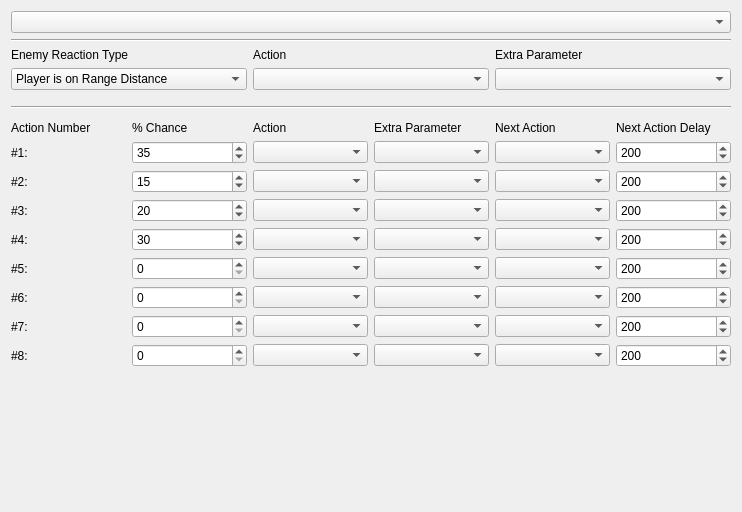
<?xml version="1.0" encoding="UTF-8"?>
<ui version="4.0">
 <class>artificial_inteligence_tab</class>
 <widget class="QWidget" name="artificial_inteligence_tab">
  <property name="geometry">
   <rect>
    <x>0</x>
    <y>0</y>
    <width>742</width>
    <height>512</height>
   </rect>
  </property>
  <property name="windowTitle">
   <string>Form</string>
  </property>
  <layout class="QGridLayout" name="gridLayout">
   <item row="3" column="1">
    <widget class="Line" name="line">
     <property name="orientation">
      <enum>Qt::Horizontal</enum>
     </property>
    </widget>
   </item>
   <item row="0" column="1">
    <widget class="QComboBox" name="ai_selector"/>
   </item>
   <item row="1" column="1">
    <widget class="Line" name="line_2">
     <property name="orientation">
      <enum>Qt::Horizontal</enum>
     </property>
    </widget>
   </item>
   <item row="4" column="1">
    <layout class="QGridLayout" name="gridLayout_2">
     <property name="topMargin">
      <number>6</number>
     </property>
     <item row="1" column="2">
      <widget class="QComboBox" name="action1"/>
     </item>
     <item row="3" column="2">
      <widget class="QComboBox" name="action3"/>
     </item>
     <item row="3" column="1">
      <widget class="QSpinBox" name="chance3">
       <property name="maximum">
        <number>100</number>
       </property>
       <property name="value">
        <number>20</number>
       </property>
      </widget>
     </item>
     <item row="5" column="0">
      <widget class="QLabel" name="label_3">
       <property name="text">
        <string>#5:</string>
       </property>
      </widget>
     </item>
     <item row="2" column="1">
      <widget class="QSpinBox" name="chance2">
       <property name="maximum">
        <number>100</number>
       </property>
       <property name="value">
        <number>15</number>
       </property>
      </widget>
     </item>
     <item row="4" column="2">
      <widget class="QComboBox" name="action4"/>
     </item>
     <item row="0" column="2">
      <widget class="QLabel" name="label_15">
       <property name="text">
        <string>Action</string>
       </property>
      </widget>
     </item>
     <item row="7" column="0">
      <widget class="QLabel" name="label_5">
       <property name="text">
        <string>#7:</string>
       </property>
      </widget>
     </item>
     <item row="0" column="4">
      <widget class="QLabel" name="label_16">
       <property name="text">
        <string>Next Action</string>
       </property>
      </widget>
     </item>
     <item row="2" column="4">
      <widget class="QComboBox" name="next2"/>
     </item>
     <item row="1" column="4">
      <widget class="QComboBox" name="next1"/>
     </item>
     <item row="3" column="5">
      <widget class="QSpinBox" name="delay3">
       <property name="maximum">
        <number>9999</number>
       </property>
       <property name="value">
        <number>200</number>
       </property>
      </widget>
     </item>
     <item row="2" column="0">
      <widget class="QLabel" name="label_8">
       <property name="text">
        <string>#2:</string>
       </property>
      </widget>
     </item>
     <item row="1" column="5">
      <widget class="QSpinBox" name="delay1">
       <property name="maximum">
        <number>9999</number>
       </property>
       <property name="value">
        <number>200</number>
       </property>
      </widget>
     </item>
     <item row="3" column="4">
      <widget class="QComboBox" name="next3"/>
     </item>
     <item row="3" column="3">
      <widget class="QComboBox" name="parameter3"/>
     </item>
     <item row="2" column="3">
      <widget class="QComboBox" name="parameter2"/>
     </item>
     <item row="0" column="3">
      <widget class="QLabel" name="label">
       <property name="text">
        <string>Extra Parameter</string>
       </property>
      </widget>
     </item>
     <item row="4" column="5">
      <widget class="QSpinBox" name="delay4">
       <property name="maximum">
        <number>9999</number>
       </property>
       <property name="value">
        <number>200</number>
       </property>
      </widget>
     </item>
     <item row="2" column="2">
      <widget class="QComboBox" name="action2"/>
     </item>
     <item row="3" column="0">
      <widget class="QLabel" name="label_10">
       <property name="text">
        <string>#3:</string>
       </property>
      </widget>
     </item>
     <item row="4" column="0">
      <widget class="QLabel" name="label_12">
       <property name="text">
        <string>#4:</string>
       </property>
      </widget>
     </item>
     <item row="4" column="4">
      <widget class="QComboBox" name="next4"/>
     </item>
     <item row="4" column="3">
      <widget class="QComboBox" name="parameter4"/>
     </item>
     <item row="0" column="5">
      <widget class="QLabel" name="label_17">
       <property name="text">
        <string>Next Action Delay</string>
       </property>
      </widget>
     </item>
     <item row="0" column="1">
      <widget class="QLabel" name="label_7">
       <property name="text">
        <string>% Chance</string>
       </property>
      </widget>
     </item>
     <item row="1" column="0">
      <widget class="QLabel" name="label_6">
       <property name="text">
        <string>#1:</string>
       </property>
      </widget>
     </item>
     <item row="8" column="0">
      <widget class="QLabel" name="label_9">
       <property name="text">
        <string>#8:</string>
       </property>
      </widget>
     </item>
     <item row="5" column="1">
      <widget class="QSpinBox" name="chance5">
       <property name="maximum">
        <number>100</number>
       </property>
      </widget>
     </item>
     <item row="6" column="1">
      <widget class="QSpinBox" name="chance6">
       <property name="maximum">
        <number>100</number>
       </property>
      </widget>
     </item>
     <item row="7" column="1">
      <widget class="QSpinBox" name="chance7">
       <property name="maximum">
        <number>100</number>
       </property>
      </widget>
     </item>
     <item row="8" column="1">
      <widget class="QSpinBox" name="chance8">
       <property name="maximum">
        <number>100</number>
       </property>
      </widget>
     </item>
     <item row="5" column="2">
      <widget class="QComboBox" name="action5"/>
     </item>
     <item row="6" column="2">
      <widget class="QComboBox" name="action6"/>
     </item>
     <item row="2" column="5">
      <widget class="QSpinBox" name="delay2">
       <property name="maximum">
        <number>9999</number>
       </property>
       <property name="value">
        <number>200</number>
       </property>
      </widget>
     </item>
     <item row="0" column="0">
      <widget class="QLabel" name="label_14">
       <property name="text">
        <string>Action Number</string>
       </property>
      </widget>
     </item>
     <item row="1" column="3">
      <widget class="QComboBox" name="parameter1"/>
     </item>
     <item row="6" column="0">
      <widget class="QLabel" name="label_4">
       <property name="text">
        <string>#6:</string>
       </property>
      </widget>
     </item>
     <item row="1" column="1">
      <widget class="QSpinBox" name="chance1">
       <property name="maximum">
        <number>100</number>
       </property>
       <property name="value">
        <number>35</number>
       </property>
      </widget>
     </item>
     <item row="4" column="1">
      <widget class="QSpinBox" name="chance4">
       <property name="maximum">
        <number>100</number>
       </property>
       <property name="value">
        <number>30</number>
       </property>
      </widget>
     </item>
     <item row="8" column="4">
      <widget class="QComboBox" name="next8"/>
     </item>
     <item row="5" column="5">
      <widget class="QSpinBox" name="delay5">
       <property name="maximum">
        <number>9999</number>
       </property>
       <property name="value">
        <number>200</number>
       </property>
      </widget>
     </item>
     <item row="6" column="5">
      <widget class="QSpinBox" name="delay6">
       <property name="maximum">
        <number>9999</number>
       </property>
       <property name="value">
        <number>200</number>
       </property>
      </widget>
     </item>
     <item row="7" column="5">
      <widget class="QSpinBox" name="delay7">
       <property name="maximum">
        <number>9999</number>
       </property>
       <property name="value">
        <number>200</number>
       </property>
      </widget>
     </item>
     <item row="8" column="5">
      <widget class="QSpinBox" name="delay8">
       <property name="maximum">
        <number>9999</number>
       </property>
       <property name="value">
        <number>200</number>
       </property>
      </widget>
     </item>
     <item row="7" column="2">
      <widget class="QComboBox" name="action7"/>
     </item>
     <item row="8" column="2">
      <widget class="QComboBox" name="action8"/>
     </item>
     <item row="5" column="3">
      <widget class="QComboBox" name="parameter5"/>
     </item>
     <item row="5" column="4">
      <widget class="QComboBox" name="next5"/>
     </item>
     <item row="6" column="3">
      <widget class="QComboBox" name="parameter6"/>
     </item>
     <item row="7" column="3">
      <widget class="QComboBox" name="parameter7"/>
     </item>
     <item row="8" column="3">
      <widget class="QComboBox" name="parameter8"/>
     </item>
     <item row="6" column="4">
      <widget class="QComboBox" name="next6"/>
     </item>
     <item row="7" column="4">
      <widget class="QComboBox" name="next7"/>
     </item>
    </layout>
   </item>
   <item row="2" column="1">
    <layout class="QGridLayout" name="gridLayout_5">
     <property name="bottomMargin">
      <number>10</number>
     </property>
     <item row="0" column="2">
      <widget class="QLabel" name="label_18">
       <property name="text">
        <string>Extra Parameter</string>
       </property>
      </widget>
     </item>
     <item row="1" column="1">
      <widget class="QComboBox" name="aiReactionAction_comboBox"/>
     </item>
     <item row="0" column="0">
      <widget class="QLabel" name="label_19">
       <property name="text">
        <string>Enemy Reaction Type</string>
       </property>
      </widget>
     </item>
     <item row="0" column="1">
      <widget class="QLabel" name="label_11">
       <property name="text">
        <string>Action</string>
       </property>
      </widget>
     </item>
     <item row="1" column="0">
      <widget class="QComboBox" name="aiReactionType_comboBox">
       <item>
        <property name="text">
         <string>Player is on Range Distance</string>
        </property>
       </item>
       <item>
        <property name="text">
         <string>NPC was damaged</string>
        </property>
       </item>
       <item>
        <property name="text">
         <string>NPC was killed</string>
        </property>
       </item>
       <item>
        <property name="text">
         <string>Player is on same Y coord</string>
        </property>
       </item>
       <item>
        <property name="text">
         <string>Player is Close (1/4 range)</string>
        </property>
       </item>
       <item>
        <property name="text">
         <string>TBD</string>
        </property>
       </item>
      </widget>
     </item>
     <item row="1" column="2">
      <widget class="QComboBox" name="aiReactionParam_comboBox"/>
     </item>
    </layout>
   </item>
   <item row="7" column="1">
    <spacer name="verticalSpacer">
     <property name="orientation">
      <enum>Qt::Vertical</enum>
     </property>
     <property name="sizeHint" stdset="0">
      <size>
       <width>20</width>
       <height>40</height>
      </size>
     </property>
    </spacer>
   </item>
  </layout>
 </widget>
 <resources/>
 <connections/>
</ui>
